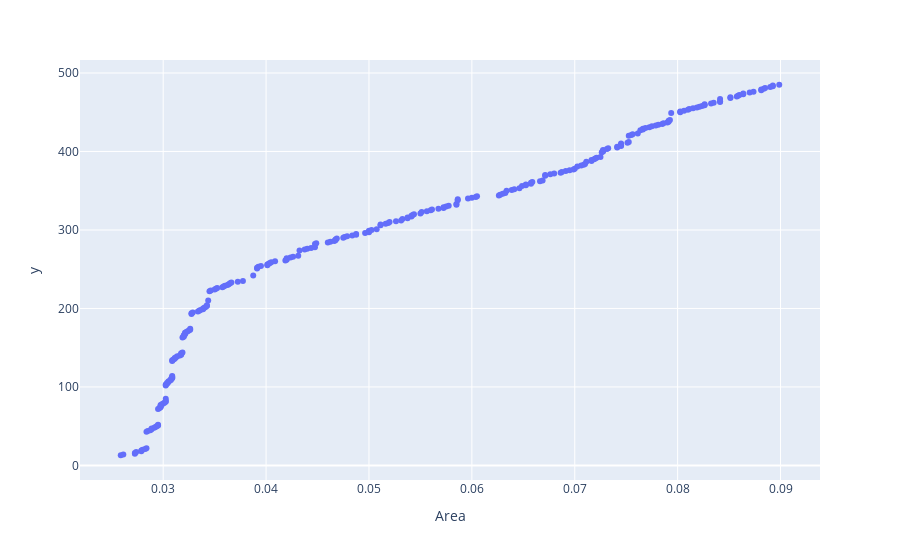

Notebook code for this chart:
### Code cell
# create a plotly visualization using plotly express
fig = px.scatter(Table_unhealthy, x='Area', y=Table_unhealthy.index.sort_values())

# show the plot
fig.show()

### Figure 1 — Plotly figure (JSON) as saved in the notebook; plotly's stock layout.template omitted (floating-point values rounded to 4 significant figures; data arrays with more than 128 entries replaced by an {"elided": "..."} marker saying what was removed)
{"data": [{"hovertemplate": "Area=%{x}<br>y=%{y}<extra></extra>", "legendgroup": "", "marker": {"color": "#636efa", "symbol": "circle"}, "mode": "markers", "name": "", "orientation": "v", "showlegend": false, "type": "scatter", "x": {"elided": "274 float values"}, "xaxis": "x", "y": {"elided": "274 int values"}, "yaxis": "y"}], "layout": {"legend": {"tracegroupgap": 0}, "margin": {"t": 60}, "xaxis": {"anchor": "y", "domain": [0, 1], "title": {"text": "Area"}}, "yaxis": {"anchor": "x", "domain": [0, 1], "title": {"text": "y"}}}}
